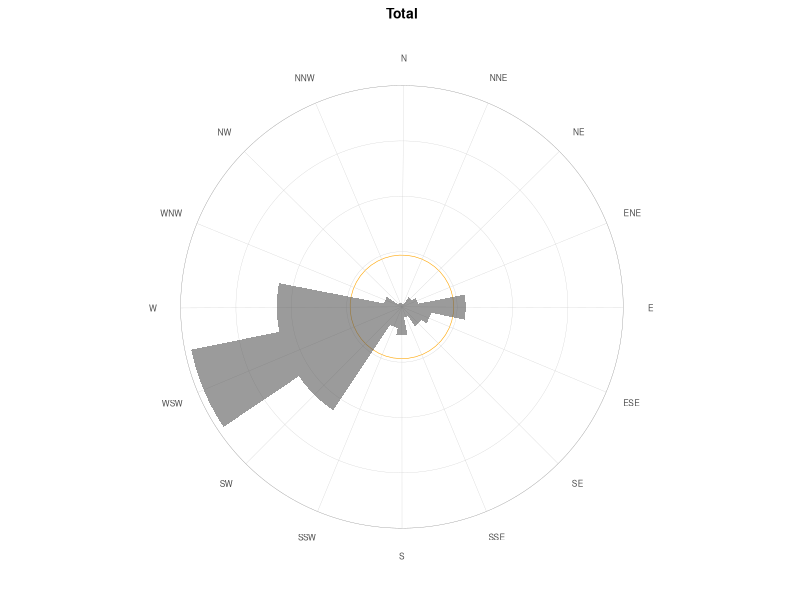

Here is the R script that generated this plot:
#!/usr/bin/env Rscript

library(ggplot2)
nessData <- read.csv(file="wind_analysis.csv", header=TRUE, sep=",")
data <- data.frame(nessData)
data

deg <- 22.5

thm <- theme_minimal() +
    theme(axis.text.x = element_text(size=6, face = "plain"),
          axis.text.y = element_blank(),
          axis.title.x = element_blank(),
          axis.title.y = element_blank(),
          panel.border = element_blank(),
          panel.grid  = element_blank(),
          plot.title = element_text(size=10, face = "bold", hjust = .5 )
        )


plt.dirrose <- ggplot() +

  geom_hline(yintercept = seq(0, 5200, by = 1300), colour = "grey80", size = 0.1) +
  geom_hline(yintercept = 5200, colour = "grey60", size = 0.1) +
  geom_hline(yintercept = data$total[17], colour = "orange", size = 0.2) + #BLANK
  geom_vline(xintercept = data$dir_deg, colour = "grey80", size = 0.1) +
  geom_bar(data=data, aes(x=dir_deg, y=total), width = deg, size = 0.1, alpha=0.6, stat="identity") +
  scale_x_discrete(limits = data$dir_deg, labels = data$dir_label)+
  coord_polar(start = -(deg/2)*(pi/180))+
  ggtitle("Total")+
  thm


ggsave(filename = 'total-dirrose.png', plot = plt.dirrose, width = 84, height = 84, units="mm", dpi = 300, type="cairo-png")
